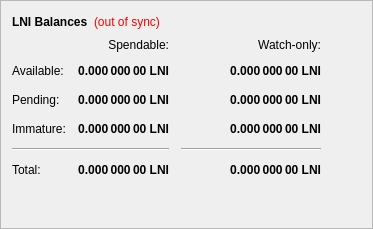
        <widget class="QFrame" name="frame">
         <property name="frameShape">
          <enum>QFrame::StyledPanel</enum>
         </property>
         <property name="frameShadow">
          <enum>QFrame::Raised</enum>
         </property>
         <layout class="QVBoxLayout" name="verticalLayout_4">
          <item>
           <layout class="QHBoxLayout" name="horizontalLayout_4">
            <item>
             <widget class="QLabel" name="label_5">
              <property name="font">
               <font>
                <weight>75</weight>
                <bold>true</bold>
               </font>
              </property>
              <property name="text">
               <string>LNI Balances</string>
              </property>
             </widget>
            </item>
            <item>
             <widget class="QLabel" name="labelWalletStatus">
              <property name="cursor">
               <cursorShape>WhatsThisCursor</cursorShape>
              </property>
              <property name="toolTip">
               <string>The displayed information may be out of date. Your wallet automatically synchronizes with the Loonie network after a connection is established, but this process has not completed yet.</string>
              </property>
              <property name="styleSheet">
               <string notr="true">QLabel { color: red; }</string>
              </property>
              <property name="text">
               <string notr="true">(out of sync)</string>
              </property>
              <property name="alignment">
               <set>Qt::AlignLeading|Qt::AlignLeft|Qt::AlignVCenter</set>
              </property>
             </widget>
            </item>
            <item>
             <spacer name="horizontalSpacer_3">
              <property name="orientation">
               <enum>Qt::Horizontal</enum>
              </property>
              <property name="sizeHint" stdset="0">
               <size>
                <width>40</width>
                <height>20</height>
               </size>
              </property>
             </spacer>
            </item>
           </layout>
          </item>
          <item>
           <layout class="QGridLayout" name="gridLayout">
            <property name="spacing">
             <number>12</number>
            </property>
            <item row="2" column="2">
             <widget class="QLabel" name="labelWatchPending">
              <property name="font">
               <font>
                <weight>75</weight>
                <bold>true</bold>
               </font>
              </property>
              <property name="cursor">
               <cursorShape>IBeamCursor</cursorShape>
              </property>
              <property name="toolTip">
               <string>Unconfirmed transactions to watch-only addresses</string>
              </property>
              <property name="text">
               <string notr="true">0.000 000 00 LNI</string>
              </property>
              <property name="alignment">
               <set>Qt::AlignRight|Qt::AlignTrailing|Qt::AlignVCenter</set>
              </property>
              <property name="textInteractionFlags">
               <set>Qt::LinksAccessibleByMouse|Qt::TextSelectableByKeyboard|Qt::TextSelectableByMouse</set>
              </property>
             </widget>
            </item>
            <item row="2" column="1">
             <widget class="QLabel" name="labelUnconfirmed">
              <property name="font">
               <font>
                <weight>75</weight>
                <bold>true</bold>
               </font>
              </property>
              <property name="cursor">
               <cursorShape>IBeamCursor</cursorShape>
              </property>
              <property name="toolTip">
               <string>Total of transactions that have yet to be confirmed, and do not yet count toward the spendable balance</string>
              </property>
              <property name="text">
               <string notr="true">0.000 000 00 LNI</string>
              </property>
              <property name="alignment">
               <set>Qt::AlignRight|Qt::AlignTrailing|Qt::AlignVCenter</set>
              </property>
              <property name="textInteractionFlags">
               <set>Qt::LinksAccessibleByMouse|Qt::TextSelectableByKeyboard|Qt::TextSelectableByMouse</set>
              </property>
             </widget>
            </item>
            <item row="3" column="2">
             <widget class="QLabel" name="labelWatchImmature">
              <property name="font">
               <font>
                <weight>75</weight>
                <bold>true</bold>
               </font>
              </property>
              <property name="cursor">
               <cursorShape>IBeamCursor</cursorShape>
              </property>
              <property name="toolTip">
               <string>Staked or masternode rewards in watch-only addresses that has not yet matured</string>
              </property>
              <property name="text">
               <string notr="true">0.000 000 00 LNI</string>
              </property>
              <property name="alignment">
               <set>Qt::AlignRight|Qt::AlignTrailing|Qt::AlignVCenter</set>
              </property>
              <property name="textInteractionFlags">
               <set>Qt::LinksAccessibleByMouse|Qt::TextSelectableByKeyboard|Qt::TextSelectableByMouse</set>
              </property>
             </widget>
            </item>
            <item row="4" column="0" colspan="2">
             <widget class="Line" name="lineSpendableBalance">
              <property name="orientation">
               <enum>Qt::Horizontal</enum>
              </property>
             </widget>
            </item>
            <item row="4" column="2">
             <widget class="Line" name="lineWatchBalance">
              <property name="sizePolicy">
               <sizepolicy hsizetype="Preferred" vsizetype="Fixed">
                <horstretch>0</horstretch>
                <verstretch>0</verstretch>
               </sizepolicy>
              </property>
              <property name="minimumSize">
               <size>
                <width>140</width>
                <height>0</height>
               </size>
              </property>
              <property name="orientation">
               <enum>Qt::Horizontal</enum>
              </property>
             </widget>
            </item>
            <item row="5" column="0">
             <widget class="QLabel" name="labelTotalText">
              <property name="text">
               <string>Total:</string>
              </property>
             </widget>
            </item>
            <item row="3" column="1">
             <widget class="QLabel" name="labelImmature">
              <property name="font">
               <font>
                <weight>75</weight>
                <bold>true</bold>
               </font>
              </property>
              <property name="cursor">
               <cursorShape>IBeamCursor</cursorShape>
              </property>
              <property name="toolTip">
               <string>Staked or masternode rewards that has not yet matured</string>
              </property>
              <property name="text">
               <string notr="true">0.000 000 00 LNI</string>
              </property>
              <property name="alignment">
               <set>Qt::AlignRight|Qt::AlignTrailing|Qt::AlignVCenter</set>
              </property>
              <property name="textInteractionFlags">
               <set>Qt::LinksAccessibleByMouse|Qt::TextSelectableByKeyboard|Qt::TextSelectableByMouse</set>
              </property>
             </widget>
            </item>
            <item row="2" column="3">
             <spacer name="horizontalSpacer_2">
              <property name="orientation">
               <enum>Qt::Horizontal</enum>
              </property>
              <property name="sizeHint" stdset="0">
               <size>
                <width>40</width>
                <height>20</height>
               </size>
              </property>
             </spacer>
            </item>
            <item row="3" column="0">
             <widget class="QLabel" name="labelImmatureText">
              <property name="text">
               <string>Immature:</string>
              </property>
             </widget>
            </item>
            <item row="5" column="1">
             <widget class="QLabel" name="labelTotal">
              <property name="font">
               <font>
                <weight>75</weight>
                <bold>true</bold>
               </font>
              </property>
              <property name="cursor">
               <cursorShape>IBeamCursor</cursorShape>
              </property>
              <property name="toolTip">
               <string>Your current total balance</string>
              </property>
              <property name="text">
               <string notr="true">0.000 000 00 LNI</string>
              </property>
              <property name="alignment">
               <set>Qt::AlignRight|Qt::AlignTrailing|Qt::AlignVCenter</set>
              </property>
              <property name="textInteractionFlags">
               <set>Qt::LinksAccessibleByMouse|Qt::TextSelectableByKeyboard|Qt::TextSelectableByMouse</set>
              </property>
             </widget>
            </item>
            <item row="5" column="2">
             <widget class="QLabel" name="labelWatchTotal">
              <property name="font">
               <font>
                <weight>75</weight>
                <bold>true</bold>
               </font>
              </property>
              <property name="cursor">
               <cursorShape>IBeamCursor</cursorShape>
              </property>
              <property name="toolTip">
               <string>Current total balance in watch-only addresses</string>
              </property>
              <property name="text">
               <string notr="true">0.000 000 00 LNI</string>
              </property>
              <property name="alignment">
               <set>Qt::AlignRight|Qt::AlignTrailing|Qt::AlignVCenter</set>
              </property>
              <property name="textInteractionFlags">
               <set>Qt::LinksAccessibleByMouse|Qt::TextSelectableByKeyboard|Qt::TextSelectableByMouse</set>
              </property>
             </widget>
            </item>
            <item row="0" column="2">
             <widget class="QLabel" name="labelWatchonly">
              <property name="text">
               <string>Watch-only:</string>
              </property>
              <property name="alignment">
               <set>Qt::AlignRight|Qt::AlignTrailing|Qt::AlignVCenter</set>
              </property>
             </widget>
            </item>
            <item row="1" column="0">
             <widget class="QLabel" name="labelBalanceText">
              <property name="text">
               <string>Available:</string>
              </property>
             </widget>
            </item>
            <item row="1" column="1">
             <widget class="QLabel" name="labelBalance">
              <property name="font">
               <font>
                <weight>75</weight>
                <bold>true</bold>
               </font>
              </property>
              <property name="cursor">
               <cursorShape>IBeamCursor</cursorShape>
              </property>
              <property name="toolTip">
               <string>Your current spendable balance</string>
              </property>
              <property name="text">
               <string notr="true">0.000 000 00 LNI</string>
              </property>
              <property name="alignment">
               <set>Qt::AlignRight|Qt::AlignTrailing|Qt::AlignVCenter</set>
              </property>
              <property name="textInteractionFlags">
               <set>Qt::LinksAccessibleByMouse|Qt::TextSelectableByKeyboard|Qt::TextSelectableByMouse</set>
              </property>
             </widget>
            </item>
            <item row="1" column="2">
             <widget class="QLabel" name="labelWatchAvailable">
              <property name="font">
               <font>
                <weight>75</weight>
                <bold>true</bold>
               </font>
              </property>
              <property name="cursor">
               <cursorShape>IBeamCursor</cursorShape>
              </property>
              <property name="toolTip">
               <string>Your current balance in watch-only addresses</string>
              </property>
              <property name="text">
               <string notr="true">0.000 000 00 LNI</string>
              </property>
              <property name="alignment">
               <set>Qt::AlignRight|Qt::AlignTrailing|Qt::AlignVCenter</set>
              </property>
              <property name="textInteractionFlags">
               <set>Qt::LinksAccessibleByMouse|Qt::TextSelectableByKeyboard|Qt::TextSelectableByMouse</set>
              </property>
             </widget>
            </item>
            <item row="2" column="0">
             <widget class="QLabel" name="labelPendingText">
              <property name="text">
               <string>Pending:</string>
              </property>
             </widget>
            </item>
            <item row="0" column="1">
             <widget class="QLabel" name="labelSpendable">
              <property name="text">
               <string>Spendable:</string>
              </property>
              <property name="alignment">
               <set>Qt::AlignRight|Qt::AlignTrailing|Qt::AlignVCenter</set>
              </property>
             </widget>
            </item>
           </layout>
          </item>
          <item>
           <spacer name="verticalSpacer_4">
            <property name="orientation">
             <enum>Qt::Vertical</enum>
            </property>
            <property name="sizeHint" stdset="0">
             <size>
              <width>20</width>
              <height>40</height>
             </size>
            </property>
           </spacer>
          </item>
         </layout>
        </widget>
